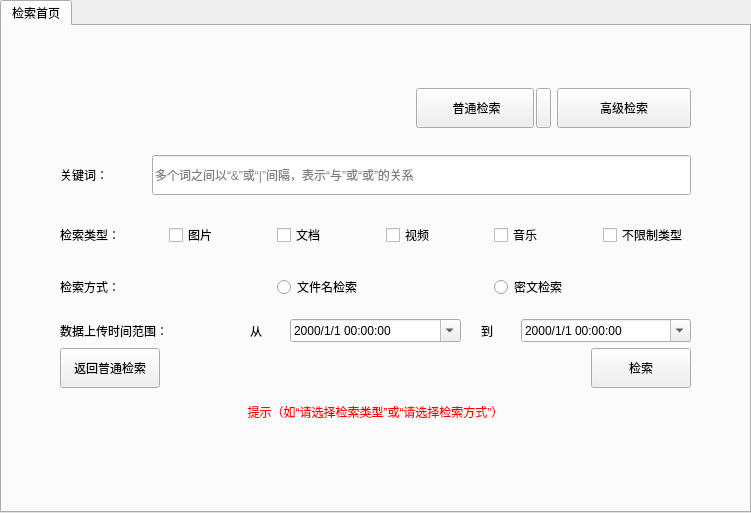
       <widget class="QWidget" name="doc_search_page">
        <layout class="QHBoxLayout" name="horizontalLayout">
         <property name="leftMargin">
          <number>0</number>
         </property>
         <property name="topMargin">
          <number>0</number>
         </property>
         <property name="rightMargin">
          <number>0</number>
         </property>
         <property name="bottomMargin">
          <number>0</number>
         </property>
         <item>
          <widget class="QTabWidget" name="search_tabWidget">
           <property name="styleSheet">
            <string notr="true"/>
           </property>
           <property name="currentIndex">
            <number>0</number>
           </property>
           <widget class="QWidget" name="tab_6">
            <property name="styleSheet">
             <string notr="true">font: 12pt &quot;微软雅黑&quot;;</string>
            </property>
            <attribute name="title">
             <string>检索首页</string>
            </attribute>
            <layout class="QHBoxLayout" name="horizontalLayout_31">
             <item>
              <layout class="QHBoxLayout" name="horizontalLayout_39">
               <item>
                <spacer name="horizontalSpacer_15">
                 <property name="orientation">
                  <enum>Qt::Horizontal</enum>
                 </property>
                 <property name="sizeHint" stdset="0">
                  <size>
                   <width>40</width>
                   <height>20</height>
                  </size>
                 </property>
                </spacer>
               </item>
               <item>
                <layout class="QVBoxLayout" name="verticalLayout_16">
                 <item>
                  <spacer name="verticalSpacer_14">
                   <property name="orientation">
                    <enum>Qt::Vertical</enum>
                   </property>
                   <property name="sizeHint" stdset="0">
                    <size>
                     <width>20</width>
                     <height>40</height>
                    </size>
                   </property>
                  </spacer>
                 </item>
                 <item>
                  <widget class="QWidget" name="normal_search_widget" native="true">
                   <layout class="QHBoxLayout" name="horizontalLayout_41">
                    <item>
                     <layout class="QHBoxLayout" name="normalsearch_horizontalLayout">
                      <item>
                       <widget class="QWidget" name="widget_12" native="true">
                        <property name="minimumSize">
                         <size>
                          <width>350</width>
                          <height>46</height>
                         </size>
                        </property>
                        <layout class="QHBoxLayout" name="horizontalLayout_65">
                         <property name="leftMargin">
                          <number>0</number>
                         </property>
                         <property name="topMargin">
                          <number>0</number>
                         </property>
                         <property name="rightMargin">
                          <number>0</number>
                         </property>
                         <property name="bottomMargin">
                          <number>0</number>
                         </property>
                         <item>
                          <layout class="QHBoxLayout" name="main_search_horizontalLayout"/>
                         </item>
                        </layout>
                       </widget>
                      </item>
                      <item>
                       <layout class="QHBoxLayout" name="horizontalLayout_16">
                        <property name="spacing">
                         <number>2</number>
                        </property>
                        <item>
                         <widget class="QPushButton" name="search_tabWidget_search_pushButton">
                          <property name="minimumSize">
                           <size>
                            <width>100</width>
                            <height>40</height>
                           </size>
                          </property>
                          <property name="text">
                           <string> 普通检索</string>
                          </property>
                         </widget>
                        </item>
                        <item>
                         <widget class="QPushButton" name="search_select_pushButton">
                          <property name="minimumSize">
                           <size>
                            <width>0</width>
                            <height>40</height>
                           </size>
                          </property>
                          <property name="maximumSize">
                           <size>
                            <width>15</width>
                            <height>16777215</height>
                           </size>
                          </property>
                          <property name="text">
                           <string/>
                          </property>
                         </widget>
                        </item>
                       </layout>
                      </item>
                      <item>
                       <widget class="QPushButton" name="search_tabWidget_goto_advanced_pushButton">
                        <property name="minimumSize">
                         <size>
                          <width>100</width>
                          <height>40</height>
                         </size>
                        </property>
                        <property name="text">
                         <string>高级检索</string>
                        </property>
                       </widget>
                      </item>
                     </layout>
                    </item>
                   </layout>
                  </widget>
                 </item>
                 <item>
                  <widget class="QWidget" name="advanced_search_widget" native="true">
                   <layout class="QHBoxLayout" name="horizontalLayout_43">
                    <item>
                     <layout class="QVBoxLayout" name="advance_verticalLayout">
                      <property name="spacing">
                       <number>6</number>
                      </property>
                      <item>
                       <layout class="QVBoxLayout" name="verticalLayout_18">
                        <property name="spacing">
                         <number>20</number>
                        </property>
                        <item>
                         <layout class="QHBoxLayout" name="horizontalLayout_44">
                          <item>
                           <widget class="QLabel" name="label_43">
                            <property name="minimumSize">
                             <size>
                              <width>72</width>
                              <height>0</height>
                             </size>
                            </property>
                            <property name="text">
                             <string>关键词：</string>
                            </property>
                           </widget>
                          </item>
                          <item>
                           <widget class="QLineEdit" name="key_words_lineEdit">
                            <property name="minimumSize">
                             <size>
                              <width>539</width>
                              <height>40</height>
                             </size>
                            </property>
                            <property name="toolTip">
                             <string>多个词之间以“&amp;”或“|”间隔，表示“与”或“或”的关系</string>
                            </property>
                            <property name="whatsThis">
                             <string>多个词之间以“&amp;”或“|”间隔，表示“与”或“或”的关系</string>
                            </property>
                            <property name="styleSheet">
                             <string notr="true">QLineEdit:{font: 12pt &quot;微软雅黑&quot;; min-height: 26px;min-height: 270px}</string>
                            </property>
                            <property name="placeholderText">
                             <string>多个词之间以“&amp;”或“|”间隔，表示“与”或“或”的关系</string>
                            </property>
                           </widget>
                          </item>
                         </layout>
                        </item>
                        <item>
                         <layout class="QHBoxLayout" name="horizontalLayout_57">
                          <item>
                           <widget class="QLabel" name="label_39">
                            <property name="minimumSize">
                             <size>
                              <width>72</width>
                              <height>40</height>
                             </size>
                            </property>
                            <property name="text">
                             <string>检索类型：</string>
                            </property>
                           </widget>
                          </item>
                          <item>
                           <widget class="QCheckBox" name="picture_checkBox">
                            <property name="text">
                             <string>图片</string>
                            </property>
                           </widget>
                          </item>
                          <item>
                           <widget class="QCheckBox" name="ducument_checkBox">
                            <property name="text">
                             <string>文档</string>
                            </property>
                           </widget>
                          </item>
                          <item>
                           <widget class="QCheckBox" name="video_checkBox">
                            <property name="text">
                             <string>视频</string>
                            </property>
                           </widget>
                          </item>
                          <item>
                           <widget class="QCheckBox" name="music_checkBox">
                            <property name="text">
                             <string>音乐</string>
                            </property>
                           </widget>
                          </item>
                          <item>
                           <widget class="QCheckBox" name="other_checkBox">
                            <property name="text">
                             <string>不限制类型</string>
                            </property>
                           </widget>
                          </item>
                         </layout>
                        </item>
                        <item>
                         <layout class="QHBoxLayout" name="horizontalLayout_58">
                          <item>
                           <widget class="QLabel" name="label_41">
                            <property name="minimumSize">
                             <size>
                              <width>72</width>
                              <height>0</height>
                             </size>
                            </property>
                            <property name="text">
                             <string>检索方式：</string>
                            </property>
                           </widget>
                          </item>
                          <item>
                           <widget class="QRadioButton" name="filenamesearch_radioButton">
                            <property name="text">
                             <string>文件名检索</string>
                            </property>
                           </widget>
                          </item>
                          <item>
                           <widget class="QRadioButton" name="ciphersearch_radioButton">
                            <property name="text">
                             <string>密文检索</string>
                            </property>
                           </widget>
                          </item>
                         </layout>
                        </item>
                        <item>
                         <layout class="QHBoxLayout" name="horizontalLayout_59"/>
                        </item>
                        <item>
                         <layout class="QHBoxLayout" name="horizontalLayout_63">
                          <item>
                           <widget class="QLabel" name="label_46">
                            <property name="minimumSize">
                             <size>
                              <width>72</width>
                              <height>0</height>
                             </size>
                            </property>
                            <property name="text">
                             <string>数据上传时间范围：</string>
                            </property>
                           </widget>
                          </item>
                          <item>
                           <widget class="QLabel" name="label_14">
                            <property name="maximumSize">
                             <size>
                              <width>20</width>
                              <height>16777215</height>
                             </size>
                            </property>
                            <property name="text">
                             <string>从</string>
                            </property>
                           </widget>
                          </item>
                          <item>
                           <widget class="QDateTimeEdit" name="advanced_from_dateTimeEdit">
                            <property name="displayFormat">
                             <string>yyyy/M/d HH:mm:ss</string>
                            </property>
                            <property name="calendarPopup">
                             <bool>true</bool>
                            </property>
                           </widget>
                          </item>
                          <item>
                           <widget class="QLabel" name="label_13">
                            <property name="maximumSize">
                             <size>
                              <width>20</width>
                              <height>16777215</height>
                             </size>
                            </property>
                            <property name="text">
                             <string>到</string>
                            </property>
                           </widget>
                          </item>
                          <item>
                           <widget class="QDateTimeEdit" name="advanced_to_dateTimeEdit">
                            <property name="displayFormat">
                             <string>yyyy/M/d HH:mm:ss</string>
                            </property>
                            <property name="calendarPopup">
                             <bool>true</bool>
                            </property>
                           </widget>
                          </item>
                         </layout>
                        </item>
                       </layout>
                      </item>
                      <item>
                       <layout class="QHBoxLayout" name="horizontalLayout_64">
                        <item>
                         <widget class="QPushButton" name="search_tabWidget_goto_normal_pushButton">
                          <property name="minimumSize">
                           <size>
                            <width>100</width>
                            <height>40</height>
                           </size>
                          </property>
                          <property name="text">
                           <string>返回普通检索</string>
                          </property>
                         </widget>
                        </item>
                        <item>
                         <spacer name="horizontalSpacer_21">
                          <property name="orientation">
                           <enum>Qt::Horizontal</enum>
                          </property>
                          <property name="sizeHint" stdset="0">
                           <size>
                            <width>40</width>
                            <height>20</height>
                           </size>
                          </property>
                         </spacer>
                        </item>
                        <item>
                         <spacer name="horizontalSpacer_22">
                          <property name="orientation">
                           <enum>Qt::Horizontal</enum>
                          </property>
                          <property name="sizeHint" stdset="0">
                           <size>
                            <width>40</width>
                            <height>20</height>
                           </size>
                          </property>
                         </spacer>
                        </item>
                        <item>
                         <widget class="QPushButton" name="search_tabWidget_advanced_search_pushButton">
                          <property name="minimumSize">
                           <size>
                            <width>100</width>
                            <height>40</height>
                           </size>
                          </property>
                          <property name="text">
                           <string>检索</string>
                          </property>
                         </widget>
                        </item>
                       </layout>
                      </item>
                     </layout>
                    </item>
                   </layout>
                  </widget>
                 </item>
                 <item>
                  <widget class="QLabel" name="notice_label">
                   <property name="layoutDirection">
                    <enum>Qt::LeftToRight</enum>
                   </property>
                   <property name="styleSheet">
                    <string notr="true">font: 10pt &quot;微软雅黑&quot;;
color: rgb(255, 0, 0);</string>
                   </property>
                   <property name="text">
                    <string>提示（如“请选择检索类型”或“请选择检索方式”）</string>
                   </property>
                   <property name="alignment">
                    <set>Qt::AlignCenter</set>
                   </property>
                  </widget>
                 </item>
                 <item>
                  <spacer name="verticalSpacer_17">
                   <property name="orientation">
                    <enum>Qt::Vertical</enum>
                   </property>
                   <property name="sizeHint" stdset="0">
                    <size>
                     <width>20</width>
                     <height>40</height>
                    </size>
                   </property>
                  </spacer>
                 </item>
                 <item>
                  <spacer name="verticalSpacer_16">
                   <property name="orientation">
                    <enum>Qt::Vertical</enum>
                   </property>
                   <property name="sizeHint" stdset="0">
                    <size>
                     <width>20</width>
                     <height>40</height>
                    </size>
                   </property>
                  </spacer>
                 </item>
                </layout>
               </item>
               <item>
                <spacer name="horizontalSpacer_23">
                 <property name="orientation">
                  <enum>Qt::Horizontal</enum>
                 </property>
                 <property name="sizeHint" stdset="0">
                  <size>
                   <width>40</width>
                   <height>20</height>
                  </size>
                 </property>
                </spacer>
               </item>
              </layout>
             </item>
            </layout>
           </widget>
          </widget>
         </item>
        </layout>
       </widget>
